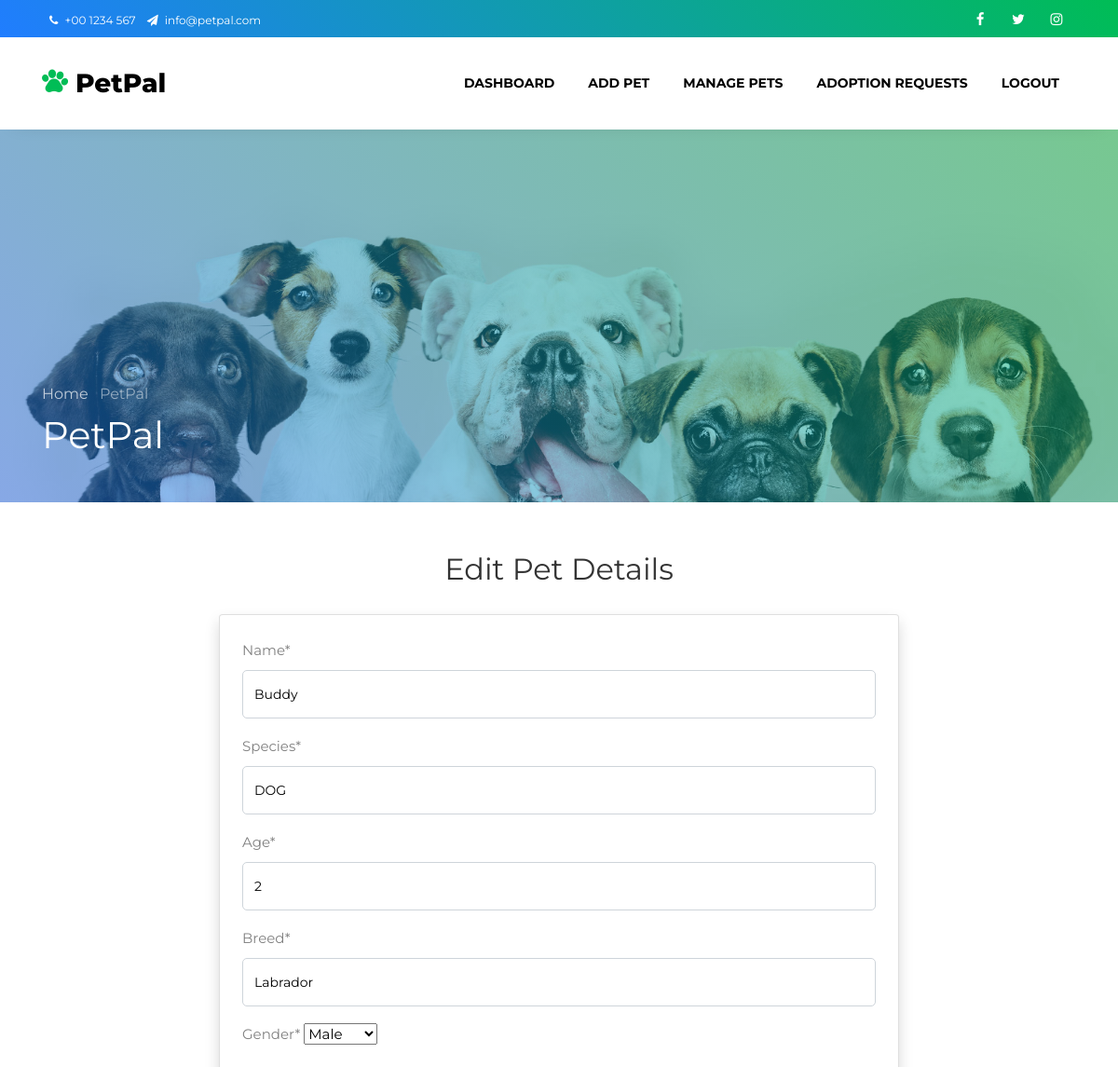
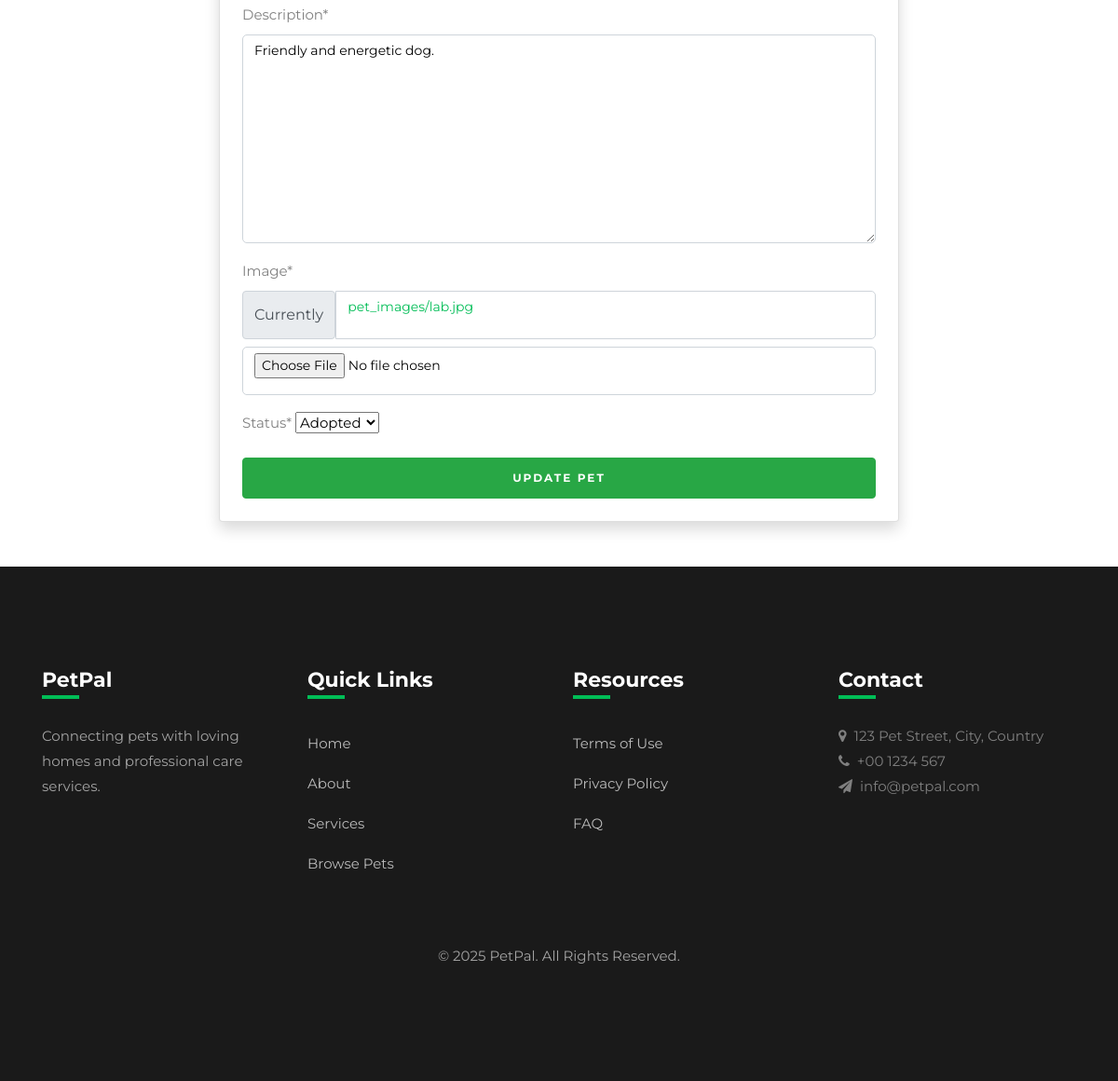
Screenshot of /pets/edit/1/ (signed in) with the database file from the repository (2 pictures, top to bottom).
### pets/models.py (models this page shows, shortened)
class Pet(models.Model):
    STATUS_CHOICES = (
        ('Available', 'Available'),
        ('Adopted', 'Adopted'),
    )
    GENDER_CHOICES = (
        ('Male', 'Male'),
        ('Female', 'Female'),
    )
    name = models.CharField(max_length=100)
    species = models.CharField(max_length=50)
    age = models.PositiveIntegerField()
    breed = models.CharField(max_length=100)
    gender = models.CharField(max_length=10, choices=GENDER_CHOICES)
    description = models.TextField()
    image = models.ImageField(upload_to='pet_images/')
    status = models.CharField(max_length=20, choices=STATUS_CHOICES, default='Available')
    added_by = models.ForeignKey(User, on_delete=models.CASCADE)

### pets/views.py (the view, shortened to what this page needs)
# urls.py: path('edit/<int:pk>/', views.EditPetView.as_view(), name='edit_pet'),
@method_decorator(login_required, name="dispatch")
@method_decorator(admin_required, name="dispatch")
class EditPetView(View):
    def get(self, request, pk):
        pet = Pet.objects.get(id=pk)
        form_instance = PetForm(instance=pet)
        return render(request, 'edit_pet.html', {'form': form_instance})

### pets/forms.py
class PetForm(forms.ModelForm):
    class Meta:
        model = Pet
        fields = ['name', 'species', 'age', 'breed', 'gender', 'description', 'image', 'status']

### adoption/context_processors.py (called while the page is built)
def wishlist_count(request):
    if request.user.is_authenticated:
        count = Wishlist.objects.filter(user=request.user).count()
    else:
        count = 0
    return {'favorites_count': count}

### users/context_processors.py (called while the page is built)
def user_role(request):
    if request.user.is_authenticated:
        try:
            profile = UserProfile.objects.get(user=request.user)
            return {'user_role': profile.role}
        except:
            return {'user_role': None}
    return {'user_role': None}

### templates/edit_pet.html (shortened to what this page needs)
{% extends 'base.html' %}
{% load crispy_forms_tags %}
{% block content %}
<div class="container py-5">
    <div class="row justify-content-center">
        <div class="col-md-8">
            <h2 class="mb-4 text-center">Edit Pet Details</h2>
            <div class="card p-4 shadow">
                <form method="POST" enctype="multipart/form-data">
                    {{ form|crispy }}
                    <button type="submit" class="btn btn-success btn-block mt-3">
                        Update Pet
                    </button>
                </form>
            </div>
        </div>
    </div>
</div>
{% endblock %}

### rows the page displays
Pet: name "Buddy", species "DOG", age "2", breed "Labrador", gender "Male", description "Friendly and energetic dog.", status "Adopted"
